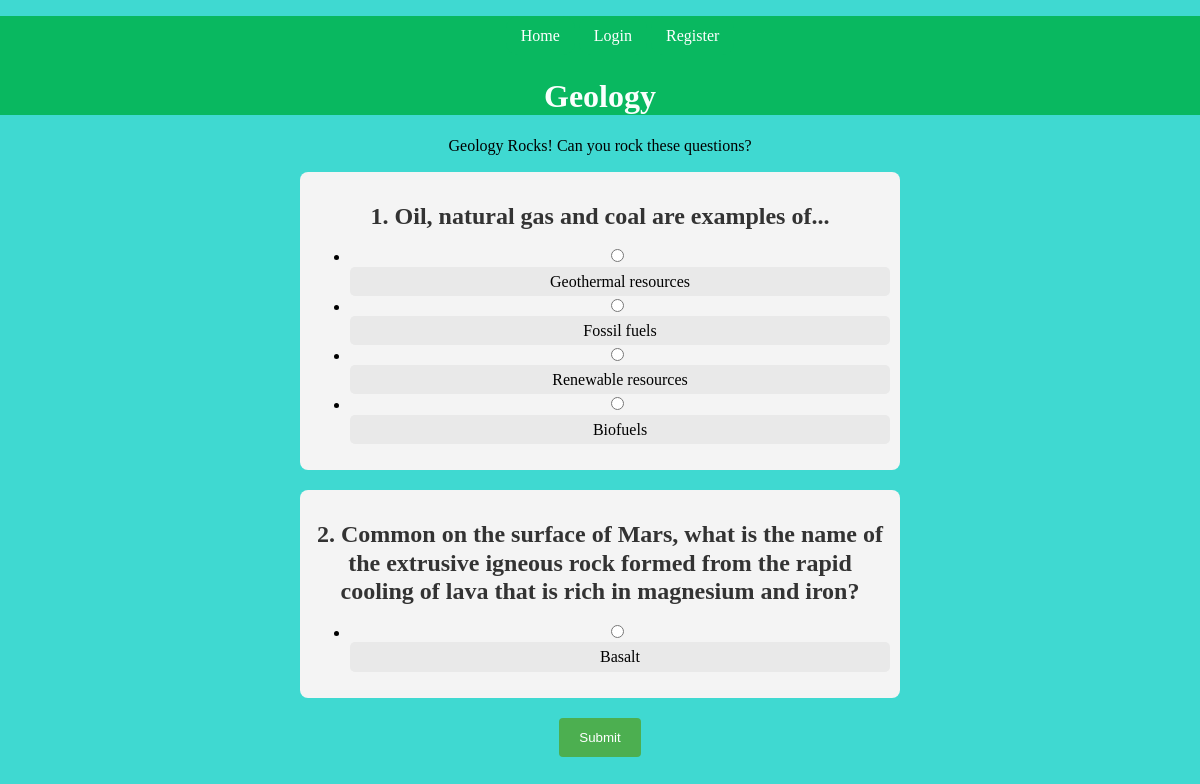
The app's page /quiz/1 with its own data.
### tables this page shows
CREATE TABLE 'quizzes' (quiz_id INTEGER PRIMARY KEY,'topic' TEXT NOT NULL, description TEXT);

CREATE TABLE answers (question_id INTEGER, answer_id INTEGER PRIMARY KEY, answer_text TEXT NOT NULL, is_correct BOOLEAN, FOREIGN KEY (question_id) REFERENCES questions (question_id));

CREATE TABLE questions (question_id INTEGER PRIMARY KEY, question_text TEXT NOT NULL, quiz_id INTEGER, FOREIGN KEY (quiz_id) REFERENCES quizzes (quiz_id));

### bioboss.py (the view)
@app.route("/quiz/<int:quiz_id>")
def quiz_page(quiz_id):
    quiz = get_quiz_by_id(quiz_id)
    if quiz:
        return render_template("quiz_page.html", quiz=quiz)
    else:
        return "Quiz not found."

### bioboss.py (called while the page is built)
def get_db_connection():
    conn = sqlite3.connect("bioboss.db")
    conn.row_factory = sqlite3.Row
    return conn

### templates/quiz_page.html (shortened to what this page needs)
<!DOCTYPE html>
<html lang="en">
<head>
    <link href="{{ url_for('static', filename='style.css')}}" rel="stylesheet" />
</head>
<body>
    <div class="parent">
        <div class="header">
            {% from "navbar.html" import nav_bar %}
            {{ nav_bar() }}
            <h1>{{ quiz.topic }}</h1>
        </div>
        <p>{{ quiz.description }}</p>
        <form action="{{ url_for('submit_quiz', quiz_id=quiz.quiz_id) }}" method="post">
            {% for question in quiz['questions'] %}
                <div class="question">
                    <h2>{{ loop.index }}. {{ question['question_text'] }}</h2>
                    <ul>
                        {% for answer in question['answers'] %}
                            <li>
                                <input type="radio" name="{{ question['question_id'] }}" value="{{ answer['answer_id'] }}">
                                <label for="answer_{{ answer['answer_id'] }}">{{ answer['answer_text'] }}</label>
                            </li>
                        {% endfor %}
                    </ul>
                </div>
            {% endfor %}
            <button type="submit">Submit</button>
        </form>
    </div>
</body>
</html>

### templates/navbar.html
{% macro nav_bar() %}
<ul class="nav nav-tabs">
    <li class="nav-item">
        <a class="nav-link active" href="{{ url_for('index') }}">Home</a>
    </li>
    {% if 'user_id' in session %}
        <li class="nav-item">
            <a class="nav-link" href="{{ url_for('user_profile') }}">Profile</a>
        </li>
        <li class="nav-item">
            <a class="nav-link" href="{{ url_for('quiz') }}">Quizzes</a>
        </li>
        <li class="nav-item">
            <a class="nav-link" href="{{ url_for('logout') }}">Logout</a>
        </li>
    {% else %}
        <li class="nav-item">
            <a class="nav-link" href="{{ url_for('login') }}">Login</a>
        </li>
        <li class="nav-item">
            <a class="nav-link" href="{{ url_for('register') }}">Register</a>
        </li>
    {% endif %}
</ul>
{% endmacro %}

### static/style.css (style rules this page uses)
form { text-align: center; margin-left: auto; margin-right: auto; width: 50% }
body { background-color: #3fd9d1; font-family: "Montserrat"; font-size: 1rem; line-height: 1.2; margin: 0; text-align: center; }
.header { background-color: #09b860; color: #fafffd; }
h1 { text-align: center !important; }
ul.nav.nav-tabs li.nav-item { display: inline-block !important; }
ul.nav.nav-tabs li.nav-item a.nav-link:link, ul.nav.nav-tabs li.nav-item a.nav-link:visited { background-color: #09b860; color: white; padding: 10px 15px; border-radius: 12px; text-align: center !important; text-decoration: none; display: inline-block !important; }
.question { margin-bottom: 20px; padding: 10px; background-color: #f4f4f4; border-radius: 8px; }
.question h2 { color: #333; margin-bottom: 10px; }
.question input[type="radio"] { margin-right: 10px; }
.question label { display: block; padding: 5px; border-radius: 5px; background-color: #e9e9e9; cursor: pointer; }
button[type="submit"] { background-color: #4CAF50; color: white; padding: 12px 20px; border: none; border-radius: 4px; cursor: pointer; }

### records on screen
quizzes: topic "Geology", description "Geology Rocks! Can you rock these questions?"
answers: question_text "Oil, natural gas and coal are examples of...", answer_text "Geothermal resources"
answers: answer_text "Fossil fuels"
answers: answer_text "Renewable resources"
answers: answer_text "Biofuels"
answers: question_text "Common on the surface of Mars, what is the name of the extrusive igneous rock formed from the rapid cooling of lava that is rich in magnesium and iron?", answer_text "Basalt"
